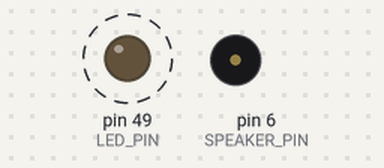
This sketch was run on a simulated Arduino Mega 2560, built with avr-gcc and run on an emulated ATmega2560. Parts: output pins drawn as LEDs (lit = HIGH), buzzer (waves = sounding). Dashed ring = blinking.

Above: at 0.79 s.
At 10.16 s:
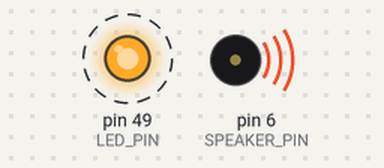
Timing chart, 0 to 10.5 s (numbered marks = the images above):
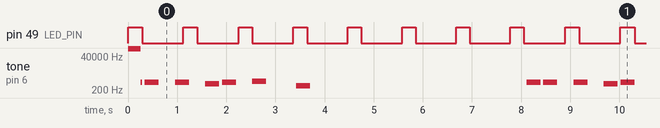

Measured:
- by itself, pin 49 (LED_PIN): alternates HIGH for 0.28 s and LOW for 0.83 s
- by itself, tone on pin 6 (SPEAKER_PIN): plays 125000 Hz for 0.26 s, 658 Hz for 0.03 s, 658 Hz for 0.29 s, 658 Hz for 0.29 s, 521 Hz for 0.29 s, 658 Hz for 0.29 s … (114 notes in this stretch)

The sketch:

Lab3-DDS-3.ino
```cpp
/**
 * @file Lab3_DDS-3.ino
 * @author Anna Mai (2165101)
 * @author Paria Naghavi (1441396)
 * @date 28-July-2023
 * @brief UW ECE 474 Lab 3 Assignment
 *
 * A Data-Driven Scheduler that runs 2 tasks simultaneously:
 * - Flashing an LED on for 250ms and off for 750ms
 * - Playing the intro to the Super Mario Bros. theme song repeatedly, with 4 seconds of silence between each play
 */

/**
 * @def LED_DDR
 * @brief This macro defines the DDR corresponding to the LED pin.
 */
#define LED_DDR   DDRL
/**
 * @def LED_PORT
 * @brief This macro defines the Port Register corresponding to the LED pin.
 */
#define LED_PORT  PORTL
/**
 * @def LED_PIN
 * @brief The pin number (49) the LED is connected to as represented by the Arduino hardware.
 */
#define LED_PIN   PL0 // pin 49


/**
 * @def SPEAKER_DDR
 * @brief This macro defines the DDR corresponding to the Speaker pin.
 */
#define SPEAKER_DDR  DDRH
/**
 * @def SPEAKER_DDR
 * @brief This macro defines the Port Register corresponding to the Speaker pin.
 */
#define SPEAKER_PORT PORTH
/**
 * @def SPEAKER_DDR
 * @brief The pin number (6) the LED is connected to as represented by the Arduino hardware.
 */
#define SPEAKER_PIN  PH3 // pin 6

/**
 * @def E
 * @brief The frequency (in Hz) to play for the note E5.
 */
#define E 659
/**
 * @def C
 * @brief The frequency (in Hz) to play for the note C5.
 */
#define C 523
/**
 * @def G
 * @brief The frequency (in Hz) to play for the note G5.
 */
#define G 784
/**
 * @def g
 * @brief The frequency (in Hz) to play for the note G4.
 */
#define g 392
/**
 * @def R
 * @brief The frequency (in Hz) to play during a rest.
 */
#define R 0

/**
 * @def MAX_SIZE
 * @brief The size of array to initialize for the scheduler's task list.
 */
#define MAX_SIZE 10

/**
 * @brief Timer Counter.
 *
 * Stores how long (in ms) it has been since the program started running.
 * Is used to implement time-based functionalities in the program.
 */
unsigned long timerCounter = 0;
/**
 * @brief Current Task Identifier.
 *
 * Represents the index of what task is being run in the scheduler.
 */
int currentTask = 0;

/**
 * @enum TaskState
 * @brief The various states a task can be in.
 */
enum TaskState {
  READY,    /**< Task is ready to run. */
  RUNNING,  /**< Task is currently executing. */
  SLEEPING, /**< Task is waiting for a specific event or time. */
  DEAD      /**< Task has been terminated. */
};

/**
 * @struct TCB
 * @brief Template for defining characteristics of a task (Thread Control Block).
 */
struct TCB {
  int pid;            /**< Process ID of the task. */
  void* function;     /**< Function pointer of the task. */
  int state;          /**< Current state of the task. */
  int timesRestarted; /**< Number of times the task was restarted. */
} TCB_struct;

/**
 * @brief Array of TCB structures for process control.
 */
struct TCB taskScheduler[MAX_SIZE];
/**
 * @brief Array of TCB structures for terminated tasks.
 */
struct TCB deadTaskList[MAX_SIZE];

/**
 * @brief Initializes pins, timers, and tasks during setup.
 */
void setup() {
  // Set pins as outputs to corresponding DDR
  bit_set(LED_DDR, LED_PIN);
  bit_set(SPEAKER_DDR, SPEAKER_PIN);

  // Set Waveform Generation bits (WGM) to Fast PWM mode to timer 4
  TCCR4A = (1 << WGM41) | (1 << WGM40);
  TCCR4B = (1 << WGM43) | (1 << WGM42);

  // Set Output Compare A (OC4A)
  TCCR4A |= (1 << COM4A0) | (1 << COM4B0) | (1 << COM4C0);
  TCCR4A &= ~(1 << COM4A1) | ~(1 << COM4B1) | ~(1 << COM4C1);

  // Set Timer/Counter4 prescaler to 64 (desired frequency range)
  TCCR4B |= (1 << CS41) | (1 << CS40);

  // Initialize first task
  taskScheduler[0].pid = 0;
  taskScheduler[0].function = flashExternalLED;
  taskScheduler[0].state = READY;
  taskScheduler[0].timesRestarted = 0;

  // Initialize second task
  taskScheduler[0].pid = 1;
  taskScheduler[1].function = playSpeaker;
  taskScheduler[1].state = READY;
  taskScheduler[1].timesRestarted = 0;
}

/**
 * @brief Controls the execution of tasks based on the process list and scheduler.
 */
void loop() {
  while(1) {
    scheduler();    // Run the scheduler to manage task execution
    timerCounter++; // Increment the timer counter to measure elapsed time
    delay(1);       // Introduce a 1ms delay between each loop iteration
  }
}

/**
 * @brief Flashes the LED connected to pin 49 on for 250ms and off for 750ms
 */
void flashExternalLED() {
  const int onInterval = 250;
  int interval = 1000;   // Total interval (1s)

  // Calculate the remainder of the division of timerCounter by interval to determine when to turn the LED on or off.
  if (timerCounter % interval <= onInterval) {
    bit_set(LED_PORT, LED_PIN); // Turn the LED on
  } else {
    bit_clear(LED_PORT, LED_PIN); // Turn the LED off
  }
}

/**
 * @brief Cycles through a melody array and returns the next frequency to play.
 * @return The frequency (in Hz) of the next note to be played in the melody.
 */
int songCycle() {
  // Melody and beats arrays represent the notes and their durations
  int melody[] = {E, R, E, R, R, E, R, R, C, R, E, R, R, G, R, R, R, g, R};
  int beats[]  = {5, 1, 5, 1, 5, 5, 1, 5, 5, 1, 5, 1, 5, 5, 1, 5, 5, 5, 80};
  int melodyLength = sizeof(melody) / sizeof(melody[0]);

  // Static variables for keeping track of the current note and time since a note started playing
  static long currentTime = timerCounter;
  static int noteIndex;

  // Calculate the duration of the current note in milliseconds
  int noteDuration = 50 * beats[noteIndex];

  // Retrieve the frequency of the next note to be played
  int freq = melody[noteIndex];

  // Play the note for its specified duration
  // If the elapsed time since the last note is greater than or equal to the duration,
  // move to the next note and update the current time
  if (timerCounter - currentTime >= noteDuration) {
    noteIndex = (noteIndex + 1) % melodyLength;
    currentTime = timerCounter;
  }
  return freq; // Return the frequency of the next note to be played
}

/**
 * @brief Plays a theme from a song and introduces a sleep interval of 4s between plays.
 */
void playSpeaker() {
  // extract freq from songCycle
  int freq = songCycle();
  //Check if the frequency is 0 (rest) or a valid musical note
  if (freq == 0) {
  // If the frequency is 0 (rest), set OCR4A to 0 to produce silence (no sound)
    OCR4A = 0;
  } else {
  // If the frequency is a valid musical note, calculates the value of OCR4A  based on the frequency.
  // OCR4A controls the output frequency of the speaker
    OCR4A = (F_CPU / (64UL * freq)) / 2; //The value of OCR4A is set according to the frequency returned from speakerCycle()
  }
}

/**
 * @brief Function pointer to execute any given task.
 * @param function A function pointer to the task or function that needs to be executed.
 *                 The function should have a void return type and take no parameters.
 */
void function_ptr(void* function()) {
  function(); // Invoke the function passed as parameter here
}

/**
 * @brief Allows a task to terminate itself by manipulating its TCB.
 *
 * This changes the task state to DEAD and removes itself from the taskScheduler
 * and moved into deadTaskList, which allows for future referencing.
 */
void task_self_quit() {
  // Set the current task's state to DEAD in the taskScheduler
  taskScheduler[currentTask].state = DEAD;

  // Move this task to the deadTaskList
  deadTaskList[currentTask] = taskScheduler[currentTask];

  // Shift down the remaining tasks in taskScheduler to remove the terminated task
  for (int i = currentTask; i < MAX_SIZE - 1; i++) {
    taskScheduler[i] = taskScheduler[i + 1];
  }
  // Clear the last element of taskScheduler since it's a duplicate of the previous one
  taskScheduler[MAX_SIZE - 1].pid = NULL;
  taskScheduler[MAX_SIZE - 1].function = NULL;
  taskScheduler[MAX_SIZE - 1].state = NULL;
  taskScheduler[MAX_SIZE - 1].timesRestarted = NULL;
}

/**
 * @brief Allows a task to start up another task by changing its status from DEAD to READY.
 *
 * This also removes the task from deadTaskList, and it to taskScheduler
 * while also incrementing the the task's timesRestarted parameter by 1.
 *
 * @param task A pointer to the Task Control Block (TCB) of the task to be started.
 */
void task_start(TCB* task) {
  // Find the first null entry in the taskScheduler
  int firstNullIndex;
  for (int i = 0; i < MAX_SIZE; i++) {
    if (taskScheduler[i].function == NULL) {
      firstNullIndex = i;
      break;
    }
  }

  // Set the desired task's state to READY and move it to the taskScheduler
  task->state = READY;
  task->timesRestarted++;
  taskScheduler[firstNullIndex] = *task;

  // Clear the task from the deadTaskList
  deadTaskList[currentTask].pid = NULL;
  deadTaskList[currentTask].function = NULL;
  deadTaskList[currentTask].state = NULL;
  deadTaskList[currentTask].timesRestarted = NULL;
}

/**
 * @brief Schedules and executes tasks from the taskScheduler.
 */
void scheduler(){
  // Iterate through the taskScheduler and process each task
  while (taskScheduler[currentTask].function != NULL) {
    if (taskScheduler[currentTask].state != SLEEPING) {
      // Execute the task's associated function using function_ptr
      function_ptr(taskScheduler[currentTask].function);
      // Change the task's state to RUNNING during its execution
      taskScheduler[currentTask].state = RUNNING;
    }
    currentTask++; // Move to the next task in the taskScheduler
  }
  currentTask = 0; // Reset the currentTask to the beginning for the next scheduling cycle
}

/**
 * @brief Set a bit to 1 in the given register at the specified bit position.
 * @param[in, out] reg The register in which the bit is to be set to 1.
 * @param[in] bit The bit position (0 to 7) to set to 1 in the register.
 */
void bit_set(volatile uint8_t& reg, uint8_t bit) {
  reg |= (1 << bit);
}

/**
 * @brief Set a bit to 0 in the given register at the specified bit position.
 * @param[in, out] reg The register in which the bit is to be set to 0.
 * @param[in] bit The bit position (0 to 7) to set to 0 in the register.
 */
void bit_clear(volatile uint8_t& reg, uint8_t bit) {
  reg &= ~(1 << bit);
}
```
